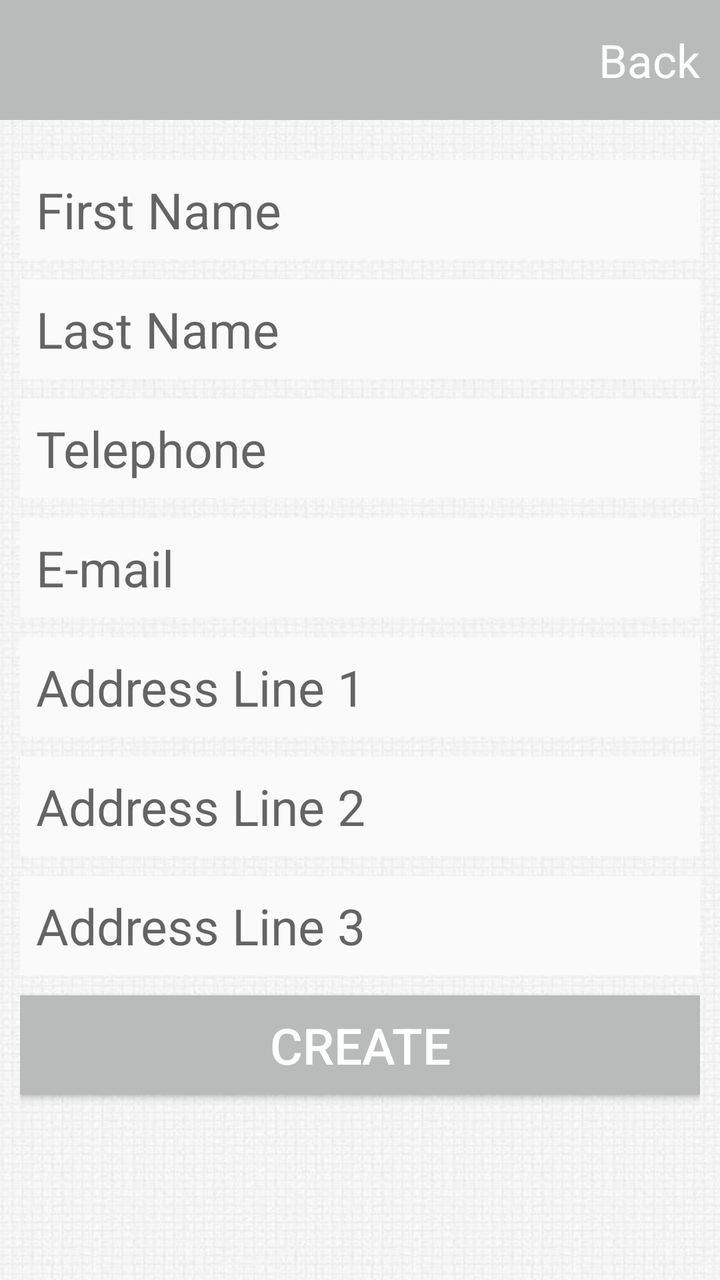
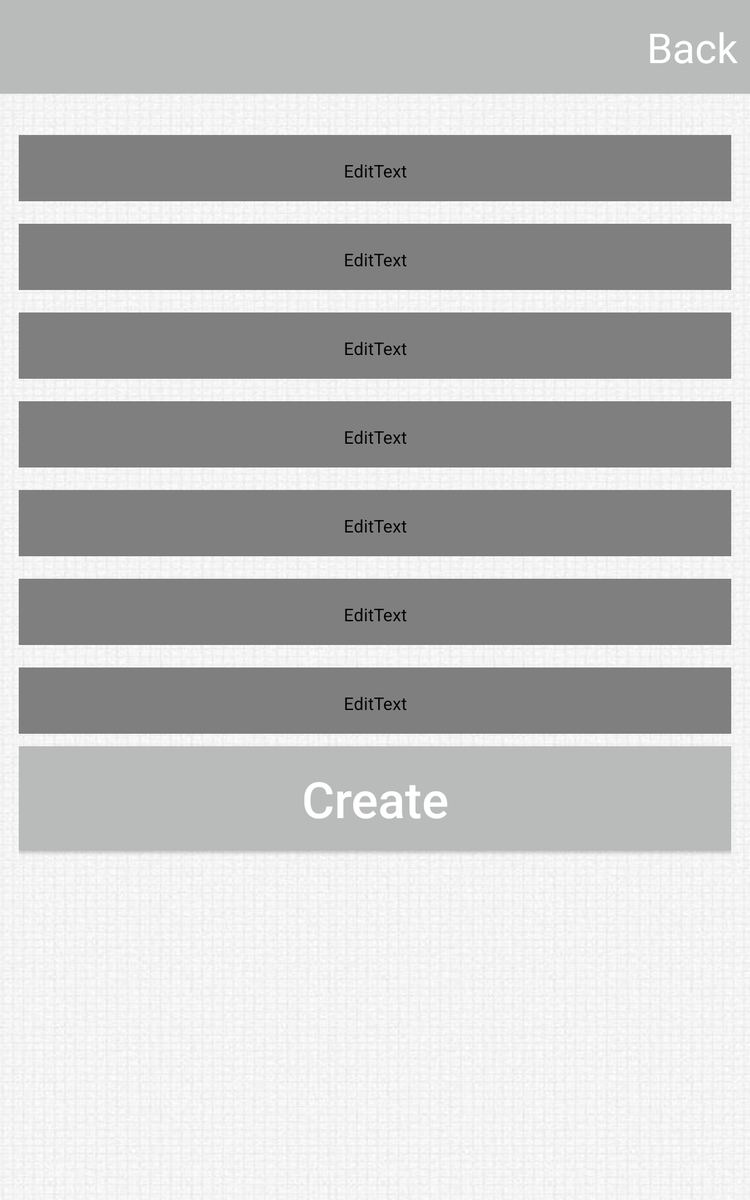

One screen, two layout resources from the same app: the default and the repository's alternative for another configuration. Each is rendered where Android would select it; the XML of both is given below.
<!-- AndroidManifest.xml: application theme Theme.AppCompat.Light -->
<!-- res/layout/qr_profile.xml -->
<?xml version="1.0" encoding="utf-8"?>

<LinearLayout xmlns:android="http://schemas.android.com/apk/res/android"
    android:layout_width="match_parent"
    android:layout_height="match_parent"
    android:background="@drawable/background"
    android:orientation="vertical" >

    <RelativeLayout
        android:layout_width="match_parent"
        android:layout_height="60sp"
        android:background="#b9baba" >

        <TextView
            android:id="@+id/tvbackQRProfile"
            android:layout_width="wrap_content"
            android:layout_height="wrap_content"
            android:layout_alignParentRight="true"
            android:layout_centerVertical="true"
            android:paddingRight="10sp"
            android:text="Back"
            android:textColor="@android:color/white"
            android:textSize="23sp" />
    </RelativeLayout>

    <ScrollView
        android:layout_width="match_parent"
        android:layout_height="wrap_content" >

        <RelativeLayout
            android:layout_width="match_parent"
            android:layout_height="wrap_content"
            android:layout_gravity="center_horizontal"
            android:layout_margin="10sp" >

            <EditText
                android:id="@+id/etFName"
                android:layout_width="match_parent"
                android:layout_height="wrap_content"
                android:layout_marginTop="10sp"
                android:background="#fafafa"
                android:hint="First Name"
                android:padding="8sp"
                android:textSize="25sp" />

            <EditText
                android:id="@+id/etLName"
                android:layout_width="match_parent"
                android:layout_height="wrap_content"
                android:layout_below="@id/etFName"
                android:layout_marginTop="10sp"
                android:background="#fafafa"
                android:hint="Last Name"
                android:padding="8sp"
                android:textSize="25sp" />

            <EditText
                android:id="@+id/etTelephone"
                android:layout_width="match_parent"
                android:layout_height="wrap_content"
                android:layout_below="@id/etLName"
                android:layout_marginTop="10sp"
                android:background="#fafafa"
                android:hint="Telephone"
                android:inputType="number"
                android:padding="8sp"
                android:textSize="25sp" />

            <EditText
                android:id="@+id/etEmail"
                android:layout_width="match_parent"
                android:layout_height="wrap_content"
                android:layout_below="@id/etTelephone"
                android:layout_marginTop="10sp"
                android:background="#fafafa"
                android:hint="E-mail"
                android:inputType="textEmailAddress"
                android:padding="8sp"
                android:textSize="25sp" />

            <EditText
                android:id="@+id/etAddress1"
                android:layout_width="match_parent"
                android:layout_height="wrap_content"
                android:layout_below="@id/etEmail"
                android:layout_marginTop="10sp"
                android:background="#fafafa"
                android:hint="Address Line 1"
                android:padding="8sp"
                android:textSize="25sp" />

            <EditText
                android:id="@+id/etAddress2"
                android:layout_width="match_parent"
                android:layout_height="wrap_content"
                android:layout_below="@id/etAddress1"
                android:layout_marginTop="10sp"
                android:background="#fafafa"
                android:hint="Address Line 2"
                android:padding="8sp"
                android:textSize="25sp" />

            <EditText
                android:id="@+id/etAddress3"
                android:layout_width="match_parent"
                android:layout_height="wrap_content"
                android:layout_below="@id/etAddress2"
                android:layout_marginTop="10sp"
                android:background="#fafafa"
                android:hint="Address Line 3"
                android:padding="8sp"
                android:textSize="25sp" />

            <Button
                android:id="@+id/btCreateProfile"
                android:layout_width="match_parent"
                android:layout_height="wrap_content"
                android:layout_below="@id/etAddress3"
                android:layout_marginTop="10sp"
                android:layout_marginBottom="10sp"
                android:background="#b9baba"
                android:padding="8sp"
                android:text="Create"
                android:textColor="@android:color/white"
                android:textSize="25sp" />
        </RelativeLayout>
    </ScrollView>

</LinearLayout>
<!-- resources referenced by this layout -->
<resources>
  <!-- drawable background: png bitmap (drawable-hdpi, 168787 bytes) -->
</resources>
<!-- res/layout-large/qr_profile.xml (the repository's variant of the layout above) -->
<!-- drawn on a 7-inch tablet held upright -->
<?xml version="1.0" encoding="utf-8"?>

<LinearLayout xmlns:android="http://schemas.android.com/apk/res/android"
    android:layout_width="match_parent"
    android:layout_height="match_parent"
    android:background="@drawable/background"
    android:descendantFocusability="beforeDescendants"
    android:focusableInTouchMode="true"
    android:orientation="vertical">

    <RelativeLayout
        android:layout_width="match_parent"
        android:layout_height="75sp"
        android:background="#b9baba">

        <TextView
            android:id="@+id/tvbackQRProfile"
            android:layout_width="wrap_content"
            android:layout_height="wrap_content"
            android:layout_alignParentRight="true"
            android:layout_centerVertical="true"
            android:paddingRight="10sp"
            android:text="Back"
            android:textColor="@android:color/white"
            android:textSize="33sp" />
    </RelativeLayout>

    <ScrollView
        android:layout_width="match_parent"
        android:layout_height="wrap_content">

        <RelativeLayout
            android:layout_width="match_parent"
            android:layout_height="wrap_content"
            android:layout_gravity="center_horizontal"
            android:layout_margin="15sp">

            <android.support.design.widget.TextInputLayout
                android:id="@+id/tilFName"
                android:layout_width="match_parent"
                android:layout_height="wrap_content"
                android:theme="@style/EditTextTheme">

                <EditText
                    android:id="@+id/etFName"
                    android:layout_width="match_parent"
                    android:layout_height="wrap_content"
                    android:layout_marginTop="10sp"
                    android:hint="First Name"
                    android:padding="15sp"
                    android:textSize="40sp" />

            </android.support.design.widget.TextInputLayout>

            <android.support.design.widget.TextInputLayout
                android:id="@+id/tilLName"
                android:layout_width="match_parent"
                android:layout_height="wrap_content"
                android:layout_below="@id/tilFName"
                android:theme="@style/EditTextTheme">

                <EditText
                    android:id="@+id/etLName"
                    android:layout_width="match_parent"
                    android:layout_height="wrap_content"
                    android:layout_marginTop="10sp"
                    android:hint="Last Name"
                    android:padding="15sp"
                    android:textSize="40sp" />

            </android.support.design.widget.TextInputLayout>

            <android.support.design.widget.TextInputLayout
                android:id="@+id/tilTelephone"
                android:layout_width="match_parent"
                android:layout_height="wrap_content"
                android:layout_below="@id/tilLName"
                android:theme="@style/EditTextTheme">

                <EditText
                    android:id="@+id/etTelephone"
                    android:layout_width="match_parent"
                    android:layout_height="wrap_content"
                    android:layout_marginTop="10sp"
                    android:hint="Telephone"
                    android:inputType="number"
                    android:padding="15sp"
                    android:textSize="40sp" />

            </android.support.design.widget.TextInputLayout>

            <android.support.design.widget.TextInputLayout
                android:id="@+id/tilEmail"
                android:layout_width="match_parent"
                android:layout_height="wrap_content"
                android:layout_below="@id/tilTelephone"
                android:theme="@style/EditTextTheme">

                <EditText
                    android:id="@+id/etEmail"
                    android:layout_width="match_parent"
                    android:layout_height="wrap_content"
                    android:layout_marginTop="10sp"
                    android:hint="E-mail"
                    android:inputType="textEmailAddress"
                    android:padding="15sp"
                    android:textSize="40sp" />

            </android.support.design.widget.TextInputLayout>

            <android.support.design.widget.TextInputLayout
                android:id="@+id/tilAddress1"
                android:layout_width="match_parent"
                android:layout_height="wrap_content"
                android:layout_below="@id/tilEmail"
                android:theme="@style/EditTextTheme">

                <EditText
                    android:id="@+id/etAddress1"
                    android:layout_width="match_parent"
                    android:layout_height="wrap_content"
                    android:layout_marginTop="10sp"
                    android:hint="Address Line 1"
                    android:padding="15sp"
                    android:textSize="40sp" />

            </android.support.design.widget.TextInputLayout>

            <android.support.design.widget.TextInputLayout
                android:id="@+id/tilAddress2"
                android:layout_width="match_parent"
                android:layout_height="wrap_content"
                android:layout_below="@id/tilAddress1"
                android:theme="@style/EditTextTheme">

                <EditText
                    android:id="@+id/etAddress2"
                    android:layout_width="match_parent"
                    android:layout_height="wrap_content"
                    android:layout_marginTop="10sp"
                    android:hint="Address Line 2"
                    android:padding="15sp"
                    android:textSize="40sp" />

            </android.support.design.widget.TextInputLayout>

            <android.support.design.widget.TextInputLayout
                android:id="@+id/tilAddress3"
                android:layout_width="match_parent"
                android:layout_height="wrap_content"
                android:layout_below="@id/tilAddress2"
                android:theme="@style/EditTextTheme">

                <EditText
                    android:id="@+id/etAddress3"
                    android:layout_width="match_parent"
                    android:layout_height="wrap_content"
                    android:layout_marginTop="10sp"
                    android:hint="Address Line 3"
                    android:padding="15sp"
                    android:textSize="40sp" />

            </android.support.design.widget.TextInputLayout>

            <Button
                android:id="@+id/btCreateProfile"
                android:layout_width="match_parent"
                android:layout_height="wrap_content"
                android:layout_below="@id/tilAddress3"
                android:layout_marginBottom="10sp"
                android:layout_marginTop="10sp"
                android:background="#b9baba"
                android:padding="15sp"
                android:text="Create"
                android:textAllCaps="false"
                android:textColor="@android:color/white"
                android:textSize="40sp" />
        </RelativeLayout>
    </ScrollView>

</LinearLayout>
<!-- resources referenced by the variant -->
<!-- as a 7-inch tablet held upright resolves them -->
<resources>
  <!-- drawable background: png bitmap (drawable-hdpi, 168787 bytes) -->
  <style name="EditTextTheme" parent="TextAppearance.AppCompat">
          <item name="android:paddingTop">4sp</item>
          <item name="android:textColorPrimary">@color/list_item</item>
          <item name="android:textColorHint">@color/list_item</item>
          <item name="colorControlNormal">@color/list_item</item>
          <item name="colorControlActivated">@color/list_item</item>
      </style>
</resources>
